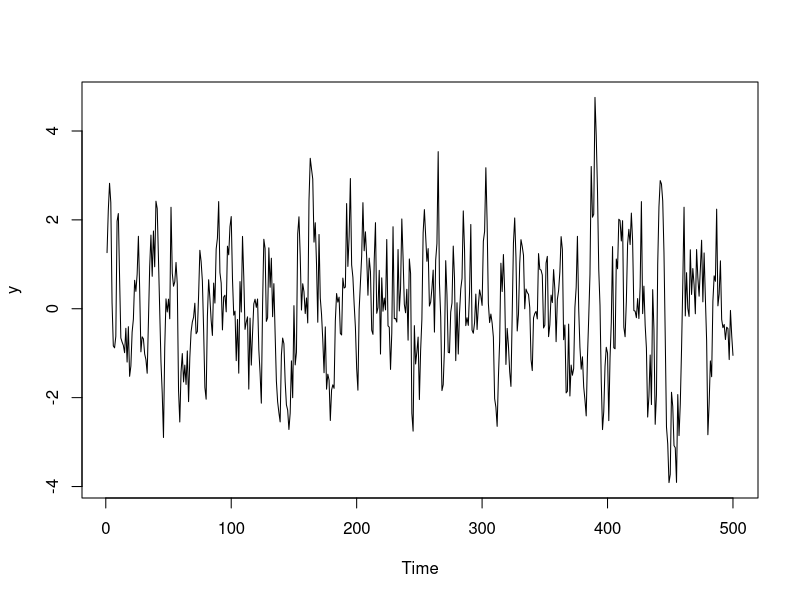
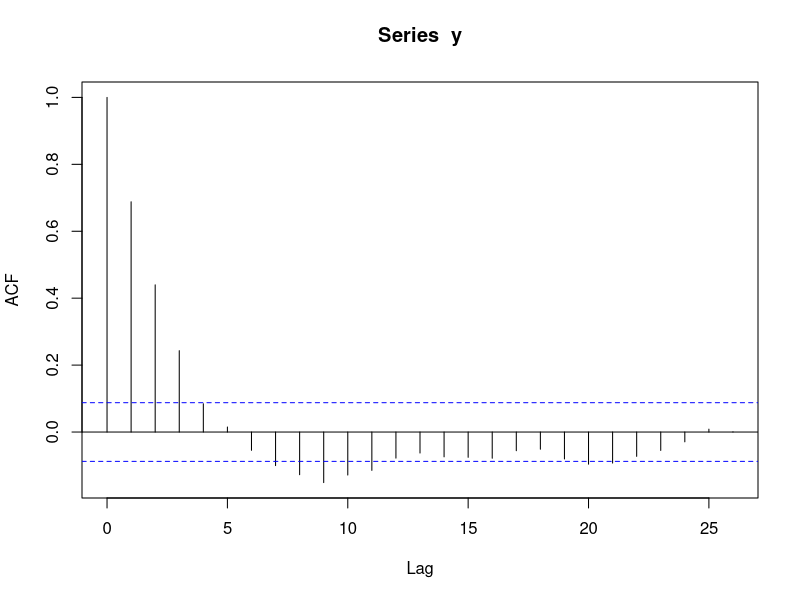
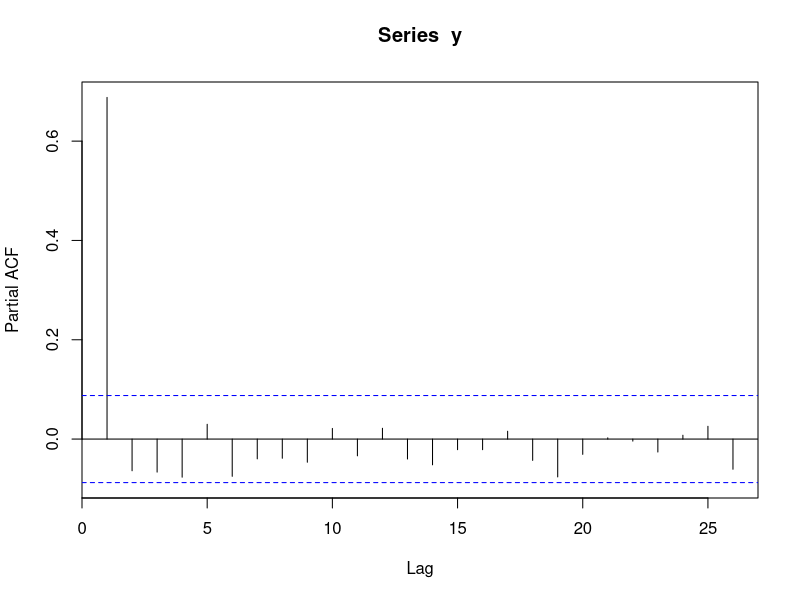
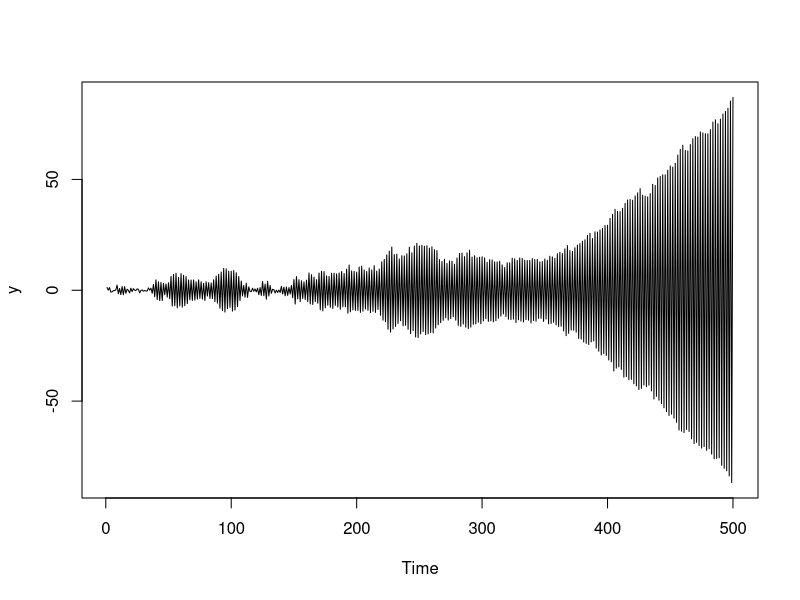
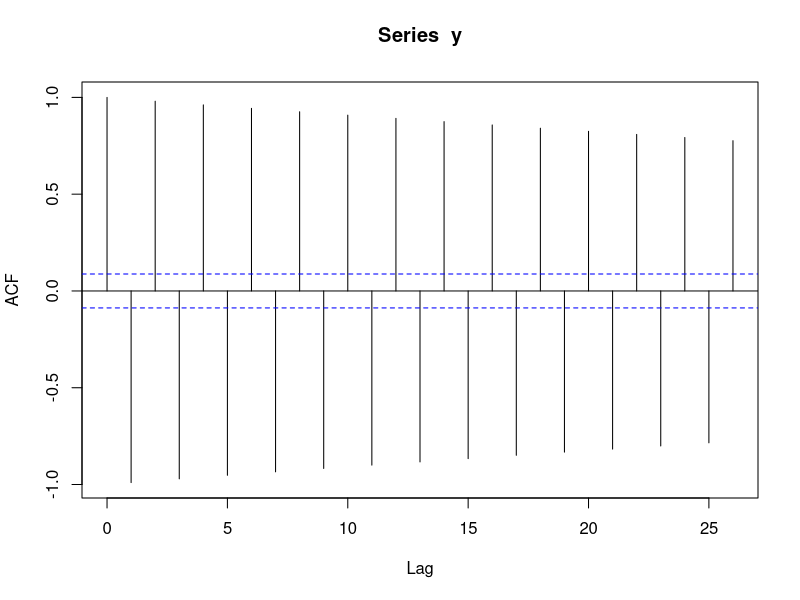
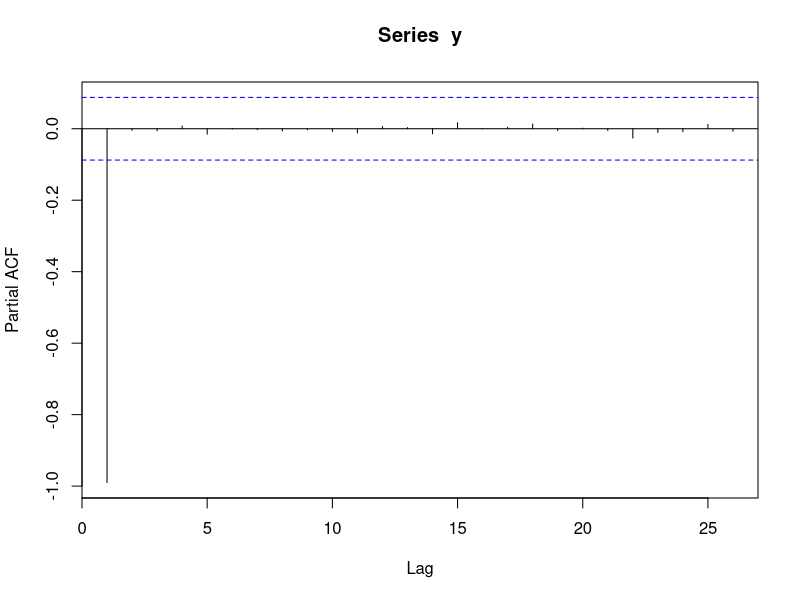
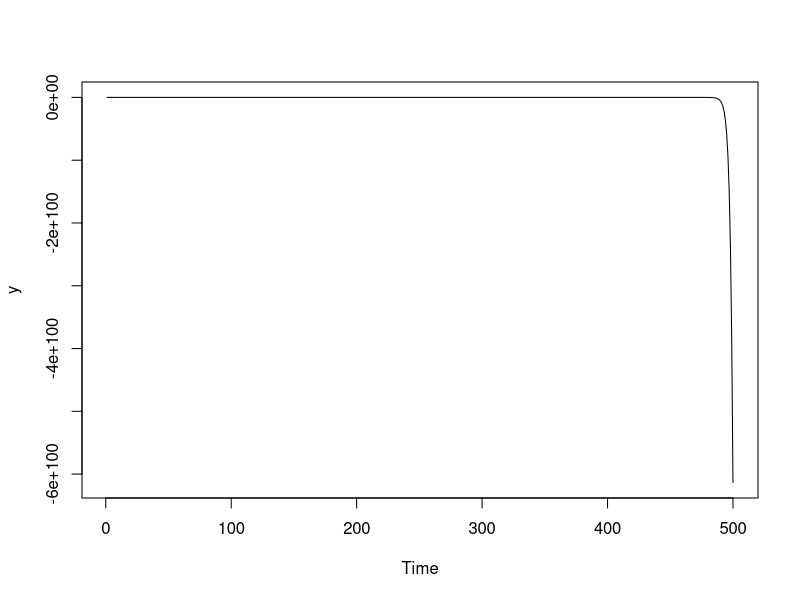
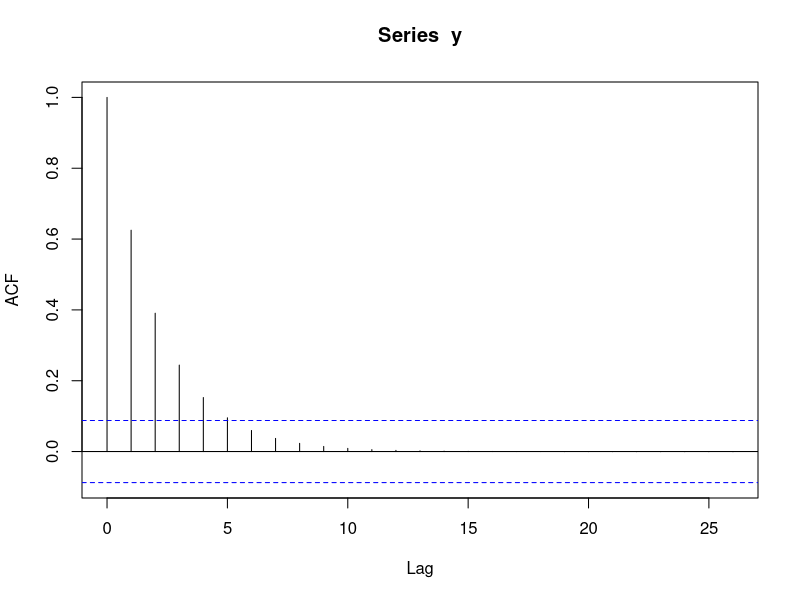

These charts were generated, in order, by the following R code:
rm(list = ls())
T = 500

set.seed(0)

# AR (1) stat
y =numeric(T)
e = numeric(T)

y[1] = rnorm(1, 0, 1)
e[1] = rnorm(1, 0, 1)


for (t in 2:T) {
  e[t] = rnorm(1, 0, 1)
  y[t] = (0.7 * y[t - 1]) + e[t]
}

ts.plot(y)
acf(y)
pacf(y)

# AR (1) non-stat
set.seed(0)
y = numeric(T)
e = numeric(T)

y[1] = rnorm(1, 0, 1)
e[1] = rnorm(1, 0, 1)


for (t in 2:T) {
  e[t] = rnorm(1, 0, 1)
  y[t] = (-1.01 * y[t - 1]) + e[t]
}

ts.plot(y)
acf(y)
pacf(y)



# AR(2) - nonstat
T = 500

set.seed(0)
y =numeric(T)
e = numeric(T)

y[1] = rnorm(1, 0, 1)
y[2] = rnorm(1, 0, 1)
e[1] = rnorm(1, 0, 1)
e[2] = rnorm(1, 0, 1)

for (t in 3:T) {
  e[t] = rnorm(1, 0, 1)
  y[t] = (1.1 * y[t - 1]) + (0.8 * y[t - 2]) + e[t]
}

ts.plot(y)
acf(y)
pacf(y)

# Stat AR(2)
T = 500

set.seed(0)
y =numeric(T)
e = numeric(T)

y[1] = rnorm(1, 0, 1)
y[2] = rnorm(1, 0, 1)
e[1] = rnorm(1, 0, 1)
e[2] = rnorm(1, 0, 1)

for (t in 3:T) {
  e[t] = rnorm(1, 0, 1)
  y[t] = (-0.2 * y[t - 1]) + (0.3 * y[t - 2]) + e[t]
}

ts.plot(y)
acf(y)
pacf(y)
